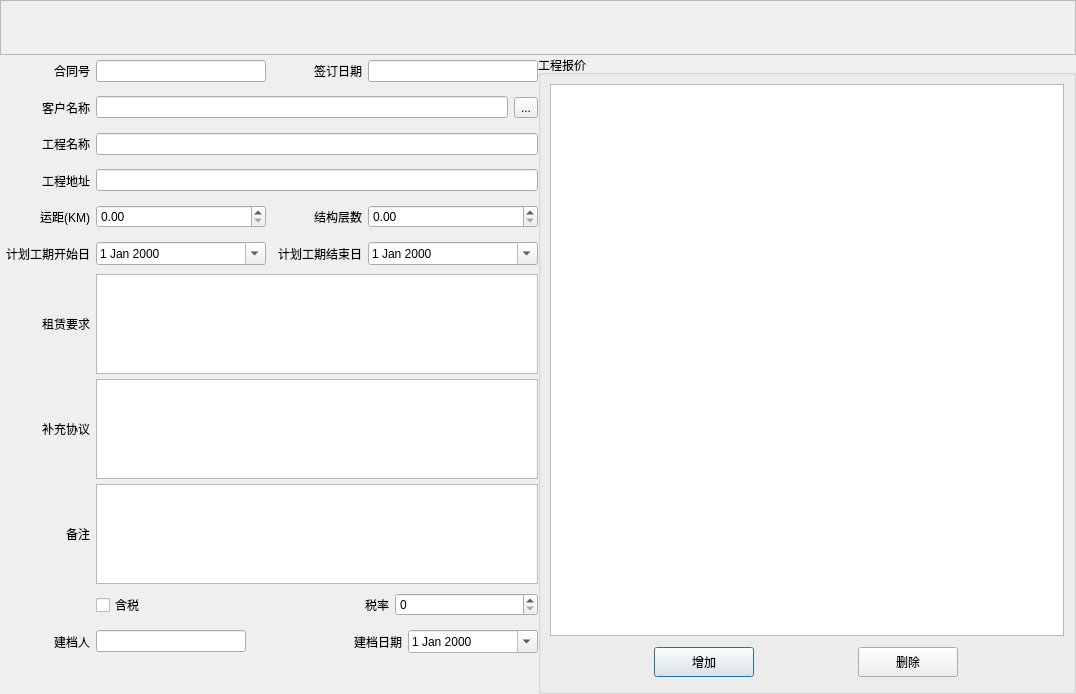
<?xml version="1.0" encoding="UTF-8"?>
<ui version="4.0">
 <class>ContractEditDialog</class>
 <widget class="QDialog" name="ContractEditDialog">
  <property name="geometry">
   <rect>
    <x>0</x>
    <y>0</y>
    <width>1076</width>
    <height>694</height>
   </rect>
  </property>
  <property name="windowTitle">
   <string>Dialog</string>
  </property>
  <layout class="QVBoxLayout" name="verticalLayout">
   <property name="spacing">
    <number>0</number>
   </property>
   <property name="leftMargin">
    <number>0</number>
   </property>
   <property name="topMargin">
    <number>0</number>
   </property>
   <property name="rightMargin">
    <number>0</number>
   </property>
   <property name="bottomMargin">
    <number>0</number>
   </property>
   <item>
    <widget class="QFrame" name="frame">
     <property name="minimumSize">
      <size>
       <width>0</width>
       <height>55</height>
      </size>
     </property>
     <property name="maximumSize">
      <size>
       <width>16777215</width>
       <height>55</height>
      </size>
     </property>
     <property name="frameShape">
      <enum>QFrame::StyledPanel</enum>
     </property>
     <property name="frameShadow">
      <enum>QFrame::Raised</enum>
     </property>
    </widget>
   </item>
   <item>
    <widget class="QWidget" name="widget" native="true">
     <layout class="QHBoxLayout" name="horizontalLayout" stretch="1,1">
      <property name="spacing">
       <number>0</number>
      </property>
      <property name="leftMargin">
       <number>0</number>
      </property>
      <property name="topMargin">
       <number>0</number>
      </property>
      <property name="rightMargin">
       <number>0</number>
      </property>
      <property name="bottomMargin">
       <number>0</number>
      </property>
      <item>
       <widget class="QWidget" name="widget_2" native="true">
        <layout class="QVBoxLayout" name="verticalLayout_2">
         <property name="spacing">
          <number>5</number>
         </property>
         <property name="leftMargin">
          <number>0</number>
         </property>
         <property name="topMargin">
          <number>0</number>
         </property>
         <property name="rightMargin">
          <number>0</number>
         </property>
         <property name="bottomMargin">
          <number>0</number>
         </property>
         <item>
          <widget class="QWidget" name="widget_3" native="true">
           <layout class="QHBoxLayout" name="horizontalLayout_2">
            <property name="leftMargin">
             <number>0</number>
            </property>
            <property name="topMargin">
             <number>0</number>
            </property>
            <property name="rightMargin">
             <number>0</number>
            </property>
            <property name="bottomMargin">
             <number>0</number>
            </property>
            <item>
             <widget class="QLabel" name="label">
              <property name="minimumSize">
               <size>
                <width>90</width>
                <height>0</height>
               </size>
              </property>
              <property name="maximumSize">
               <size>
                <width>90</width>
                <height>16777215</height>
               </size>
              </property>
              <property name="text">
               <string>合同号</string>
              </property>
              <property name="alignment">
               <set>Qt::AlignRight|Qt::AlignTrailing|Qt::AlignVCenter</set>
              </property>
             </widget>
            </item>
            <item>
             <widget class="QLineEdit" name="lineEdit"/>
            </item>
            <item>
             <widget class="QLabel" name="label_2">
              <property name="minimumSize">
               <size>
                <width>90</width>
                <height>0</height>
               </size>
              </property>
              <property name="maximumSize">
               <size>
                <width>90</width>
                <height>16777215</height>
               </size>
              </property>
              <property name="text">
               <string>签订日期</string>
              </property>
              <property name="alignment">
               <set>Qt::AlignRight|Qt::AlignTrailing|Qt::AlignVCenter</set>
              </property>
             </widget>
            </item>
            <item>
             <widget class="QLineEdit" name="lineEdit_2"/>
            </item>
           </layout>
          </widget>
         </item>
         <item>
          <widget class="QWidget" name="widget_4" native="true">
           <layout class="QHBoxLayout" name="horizontalLayout_3">
            <property name="leftMargin">
             <number>0</number>
            </property>
            <property name="topMargin">
             <number>0</number>
            </property>
            <property name="rightMargin">
             <number>0</number>
            </property>
            <property name="bottomMargin">
             <number>0</number>
            </property>
            <item>
             <widget class="QLabel" name="label_3">
              <property name="minimumSize">
               <size>
                <width>90</width>
                <height>0</height>
               </size>
              </property>
              <property name="maximumSize">
               <size>
                <width>90</width>
                <height>16777215</height>
               </size>
              </property>
              <property name="text">
               <string>客户名称</string>
              </property>
              <property name="alignment">
               <set>Qt::AlignRight|Qt::AlignTrailing|Qt::AlignVCenter</set>
              </property>
             </widget>
            </item>
            <item>
             <widget class="QLineEdit" name="lineEdit_3"/>
            </item>
            <item>
             <widget class="QToolButton" name="toolButton">
              <property name="text">
               <string>...</string>
              </property>
             </widget>
            </item>
           </layout>
          </widget>
         </item>
         <item>
          <widget class="QWidget" name="widget_5" native="true">
           <layout class="QHBoxLayout" name="horizontalLayout_4">
            <property name="leftMargin">
             <number>0</number>
            </property>
            <property name="topMargin">
             <number>0</number>
            </property>
            <property name="rightMargin">
             <number>0</number>
            </property>
            <property name="bottomMargin">
             <number>0</number>
            </property>
            <item>
             <widget class="QLabel" name="label_4">
              <property name="minimumSize">
               <size>
                <width>90</width>
                <height>0</height>
               </size>
              </property>
              <property name="maximumSize">
               <size>
                <width>90</width>
                <height>16777215</height>
               </size>
              </property>
              <property name="text">
               <string>工程名称</string>
              </property>
              <property name="alignment">
               <set>Qt::AlignRight|Qt::AlignTrailing|Qt::AlignVCenter</set>
              </property>
             </widget>
            </item>
            <item>
             <widget class="QLineEdit" name="lineEdit_4"/>
            </item>
           </layout>
          </widget>
         </item>
         <item>
          <widget class="QWidget" name="widget_6" native="true">
           <layout class="QHBoxLayout" name="horizontalLayout_5">
            <property name="leftMargin">
             <number>0</number>
            </property>
            <property name="topMargin">
             <number>0</number>
            </property>
            <property name="rightMargin">
             <number>0</number>
            </property>
            <property name="bottomMargin">
             <number>0</number>
            </property>
            <item>
             <widget class="QLabel" name="label_5">
              <property name="minimumSize">
               <size>
                <width>90</width>
                <height>0</height>
               </size>
              </property>
              <property name="maximumSize">
               <size>
                <width>90</width>
                <height>16777215</height>
               </size>
              </property>
              <property name="text">
               <string>工程地址</string>
              </property>
              <property name="alignment">
               <set>Qt::AlignRight|Qt::AlignTrailing|Qt::AlignVCenter</set>
              </property>
             </widget>
            </item>
            <item>
             <widget class="QLineEdit" name="lineEdit_5"/>
            </item>
           </layout>
          </widget>
         </item>
         <item>
          <widget class="QWidget" name="widget_7" native="true">
           <layout class="QHBoxLayout" name="horizontalLayout_6">
            <property name="leftMargin">
             <number>0</number>
            </property>
            <property name="topMargin">
             <number>0</number>
            </property>
            <property name="rightMargin">
             <number>0</number>
            </property>
            <property name="bottomMargin">
             <number>0</number>
            </property>
            <item>
             <widget class="QLabel" name="label_6">
              <property name="minimumSize">
               <size>
                <width>90</width>
                <height>0</height>
               </size>
              </property>
              <property name="maximumSize">
               <size>
                <width>90</width>
                <height>16777215</height>
               </size>
              </property>
              <property name="text">
               <string>运距(KM)</string>
              </property>
              <property name="alignment">
               <set>Qt::AlignRight|Qt::AlignTrailing|Qt::AlignVCenter</set>
              </property>
             </widget>
            </item>
            <item>
             <widget class="QDoubleSpinBox" name="doubleSpinBox">
              <property name="minimumSize">
               <size>
                <width>100</width>
                <height>0</height>
               </size>
              </property>
              <property name="maximum">
               <double>999999999.990000009536743</double>
              </property>
             </widget>
            </item>
            <item>
             <widget class="QLabel" name="label_7">
              <property name="minimumSize">
               <size>
                <width>90</width>
                <height>0</height>
               </size>
              </property>
              <property name="maximumSize">
               <size>
                <width>90</width>
                <height>16777215</height>
               </size>
              </property>
              <property name="text">
               <string>结构层数</string>
              </property>
              <property name="alignment">
               <set>Qt::AlignRight|Qt::AlignTrailing|Qt::AlignVCenter</set>
              </property>
             </widget>
            </item>
            <item>
             <widget class="QDoubleSpinBox" name="doubleSpinBox_2">
              <property name="maximum">
               <double>999999999.990000009536743</double>
              </property>
             </widget>
            </item>
           </layout>
          </widget>
         </item>
         <item>
          <widget class="QWidget" name="widget_8" native="true">
           <layout class="QHBoxLayout" name="horizontalLayout_7">
            <property name="leftMargin">
             <number>0</number>
            </property>
            <property name="topMargin">
             <number>0</number>
            </property>
            <property name="rightMargin">
             <number>0</number>
            </property>
            <property name="bottomMargin">
             <number>0</number>
            </property>
            <item>
             <widget class="QLabel" name="label_8">
              <property name="minimumSize">
               <size>
                <width>90</width>
                <height>0</height>
               </size>
              </property>
              <property name="maximumSize">
               <size>
                <width>90</width>
                <height>16777215</height>
               </size>
              </property>
              <property name="text">
               <string>计划工期开始日</string>
              </property>
              <property name="alignment">
               <set>Qt::AlignRight|Qt::AlignTrailing|Qt::AlignVCenter</set>
              </property>
             </widget>
            </item>
            <item>
             <widget class="QDateEdit" name="dateEdit">
              <property name="calendarPopup">
               <bool>true</bool>
              </property>
             </widget>
            </item>
            <item>
             <widget class="QLabel" name="label_9">
              <property name="minimumSize">
               <size>
                <width>90</width>
                <height>0</height>
               </size>
              </property>
              <property name="maximumSize">
               <size>
                <width>90</width>
                <height>16777215</height>
               </size>
              </property>
              <property name="text">
               <string>计划工期结束日</string>
              </property>
              <property name="alignment">
               <set>Qt::AlignRight|Qt::AlignTrailing|Qt::AlignVCenter</set>
              </property>
             </widget>
            </item>
            <item>
             <widget class="QDateEdit" name="dateEdit_2">
              <property name="calendarPopup">
               <bool>true</bool>
              </property>
             </widget>
            </item>
           </layout>
          </widget>
         </item>
         <item>
          <widget class="QWidget" name="widget_9" native="true">
           <property name="maximumSize">
            <size>
             <width>16777215</width>
             <height>100</height>
            </size>
           </property>
           <layout class="QHBoxLayout" name="horizontalLayout_8">
            <property name="leftMargin">
             <number>0</number>
            </property>
            <property name="topMargin">
             <number>0</number>
            </property>
            <property name="rightMargin">
             <number>0</number>
            </property>
            <property name="bottomMargin">
             <number>0</number>
            </property>
            <item>
             <widget class="QLabel" name="label_10">
              <property name="minimumSize">
               <size>
                <width>90</width>
                <height>0</height>
               </size>
              </property>
              <property name="maximumSize">
               <size>
                <width>90</width>
                <height>16777215</height>
               </size>
              </property>
              <property name="text">
               <string>租赁要求</string>
              </property>
              <property name="alignment">
               <set>Qt::AlignRight|Qt::AlignTrailing|Qt::AlignVCenter</set>
              </property>
             </widget>
            </item>
            <item>
             <widget class="QTextEdit" name="textEdit_2"/>
            </item>
           </layout>
          </widget>
         </item>
         <item>
          <widget class="QWidget" name="widget_10" native="true">
           <property name="maximumSize">
            <size>
             <width>16777215</width>
             <height>100</height>
            </size>
           </property>
           <layout class="QHBoxLayout" name="horizontalLayout_9">
            <property name="leftMargin">
             <number>0</number>
            </property>
            <property name="topMargin">
             <number>0</number>
            </property>
            <property name="rightMargin">
             <number>0</number>
            </property>
            <property name="bottomMargin">
             <number>0</number>
            </property>
            <item>
             <widget class="QLabel" name="label_11">
              <property name="minimumSize">
               <size>
                <width>90</width>
                <height>0</height>
               </size>
              </property>
              <property name="maximumSize">
               <size>
                <width>90</width>
                <height>16777215</height>
               </size>
              </property>
              <property name="text">
               <string>补充协议</string>
              </property>
              <property name="alignment">
               <set>Qt::AlignRight|Qt::AlignTrailing|Qt::AlignVCenter</set>
              </property>
             </widget>
            </item>
            <item>
             <widget class="QTextEdit" name="textEdit"/>
            </item>
           </layout>
          </widget>
         </item>
         <item>
          <widget class="QWidget" name="widget_11" native="true">
           <property name="maximumSize">
            <size>
             <width>16777215</width>
             <height>100</height>
            </size>
           </property>
           <layout class="QHBoxLayout" name="horizontalLayout_10">
            <property name="leftMargin">
             <number>0</number>
            </property>
            <property name="topMargin">
             <number>0</number>
            </property>
            <property name="rightMargin">
             <number>0</number>
            </property>
            <property name="bottomMargin">
             <number>0</number>
            </property>
            <item>
             <widget class="QLabel" name="label_12">
              <property name="minimumSize">
               <size>
                <width>90</width>
                <height>0</height>
               </size>
              </property>
              <property name="maximumSize">
               <size>
                <width>90</width>
                <height>16777215</height>
               </size>
              </property>
              <property name="text">
               <string>备注</string>
              </property>
              <property name="alignment">
               <set>Qt::AlignRight|Qt::AlignTrailing|Qt::AlignVCenter</set>
              </property>
             </widget>
            </item>
            <item>
             <widget class="QTextEdit" name="textEdit_3"/>
            </item>
           </layout>
          </widget>
         </item>
         <item>
          <widget class="QWidget" name="widget_12" native="true">
           <layout class="QHBoxLayout" name="horizontalLayout_11">
            <property name="leftMargin">
             <number>0</number>
            </property>
            <property name="topMargin">
             <number>0</number>
            </property>
            <property name="rightMargin">
             <number>0</number>
            </property>
            <property name="bottomMargin">
             <number>0</number>
            </property>
            <item>
             <widget class="QLabel" name="label_16">
              <property name="minimumSize">
               <size>
                <width>90</width>
                <height>0</height>
               </size>
              </property>
              <property name="maximumSize">
               <size>
                <width>90</width>
                <height>16777215</height>
               </size>
              </property>
              <property name="text">
               <string/>
              </property>
             </widget>
            </item>
            <item>
             <widget class="QCheckBox" name="checkBox">
              <property name="text">
               <string>含税</string>
              </property>
             </widget>
            </item>
            <item>
             <widget class="QLabel" name="label_13">
              <property name="text">
               <string>税率</string>
              </property>
              <property name="alignment">
               <set>Qt::AlignRight|Qt::AlignTrailing|Qt::AlignVCenter</set>
              </property>
             </widget>
            </item>
            <item>
             <widget class="QSpinBox" name="spinBox">
              <property name="maximum">
               <number>100</number>
              </property>
             </widget>
            </item>
           </layout>
          </widget>
         </item>
         <item>
          <widget class="QWidget" name="widget_13" native="true">
           <layout class="QHBoxLayout" name="horizontalLayout_12">
            <property name="leftMargin">
             <number>0</number>
            </property>
            <property name="topMargin">
             <number>0</number>
            </property>
            <property name="rightMargin">
             <number>0</number>
            </property>
            <property name="bottomMargin">
             <number>0</number>
            </property>
            <item>
             <widget class="QLabel" name="label_14">
              <property name="minimumSize">
               <size>
                <width>90</width>
                <height>0</height>
               </size>
              </property>
              <property name="maximumSize">
               <size>
                <width>90</width>
                <height>16777215</height>
               </size>
              </property>
              <property name="text">
               <string>建档人</string>
              </property>
              <property name="alignment">
               <set>Qt::AlignRight|Qt::AlignTrailing|Qt::AlignVCenter</set>
              </property>
             </widget>
            </item>
            <item>
             <widget class="QLineEdit" name="lineEdit_7">
              <property name="minimumSize">
               <size>
                <width>150</width>
                <height>0</height>
               </size>
              </property>
              <property name="maximumSize">
               <size>
                <width>150</width>
                <height>16777215</height>
               </size>
              </property>
             </widget>
            </item>
            <item>
             <spacer name="horizontalSpacer">
              <property name="orientation">
               <enum>Qt::Horizontal</enum>
              </property>
              <property name="sizeHint" stdset="0">
               <size>
                <width>40</width>
                <height>20</height>
               </size>
              </property>
             </spacer>
            </item>
            <item>
             <widget class="QLabel" name="label_15">
              <property name="minimumSize">
               <size>
                <width>90</width>
                <height>0</height>
               </size>
              </property>
              <property name="maximumSize">
               <size>
                <width>90</width>
                <height>16777215</height>
               </size>
              </property>
              <property name="text">
               <string>建档日期</string>
              </property>
              <property name="alignment">
               <set>Qt::AlignRight|Qt::AlignTrailing|Qt::AlignVCenter</set>
              </property>
             </widget>
            </item>
            <item>
             <widget class="QDateEdit" name="dateEdit_3">
              <property name="minimumSize">
               <size>
                <width>130</width>
                <height>0</height>
               </size>
              </property>
              <property name="maximumSize">
               <size>
                <width>130</width>
                <height>16777215</height>
               </size>
              </property>
              <property name="calendarPopup">
               <bool>true</bool>
              </property>
             </widget>
            </item>
           </layout>
          </widget>
         </item>
         <item>
          <widget class="QWidget" name="widget_14" native="true"/>
         </item>
        </layout>
       </widget>
      </item>
      <item>
       <widget class="QGroupBox" name="groupBox">
        <property name="title">
         <string>工程报价</string>
        </property>
        <layout class="QVBoxLayout" name="verticalLayout_3">
         <item>
          <widget class="QTableView" name="tableView"/>
         </item>
         <item>
          <widget class="QWidget" name="widget_15" native="true">
           <property name="minimumSize">
            <size>
             <width>0</width>
             <height>40</height>
            </size>
           </property>
           <property name="maximumSize">
            <size>
             <width>16777215</width>
             <height>40</height>
            </size>
           </property>
           <layout class="QHBoxLayout" name="horizontalLayout_13">
            <property name="spacing">
             <number>0</number>
            </property>
            <property name="leftMargin">
             <number>0</number>
            </property>
            <property name="topMargin">
             <number>0</number>
            </property>
            <property name="rightMargin">
             <number>0</number>
            </property>
            <property name="bottomMargin">
             <number>0</number>
            </property>
            <item>
             <widget class="QPushButton" name="pushButton">
              <property name="minimumSize">
               <size>
                <width>0</width>
                <height>30</height>
               </size>
              </property>
              <property name="maximumSize">
               <size>
                <width>100</width>
                <height>16777215</height>
               </size>
              </property>
              <property name="text">
               <string>增加</string>
              </property>
             </widget>
            </item>
            <item>
             <widget class="QPushButton" name="pushButton_2">
              <property name="minimumSize">
               <size>
                <width>0</width>
                <height>30</height>
               </size>
              </property>
              <property name="maximumSize">
               <size>
                <width>100</width>
                <height>16777215</height>
               </size>
              </property>
              <property name="text">
               <string>删除</string>
              </property>
             </widget>
            </item>
           </layout>
          </widget>
         </item>
        </layout>
       </widget>
      </item>
     </layout>
    </widget>
   </item>
  </layout>
 </widget>
 <resources/>
 <connections/>
</ui>
